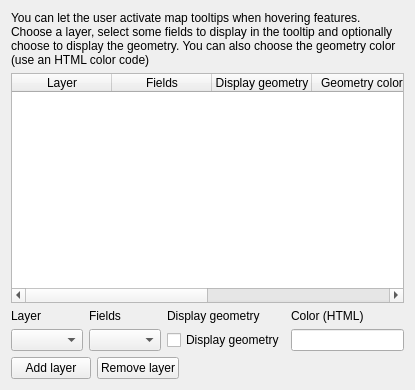
             <widget class="QWidget" name="scrollAreaWidgetContents_8">
              <property name="geometry">
               <rect>
                <x>0</x>
                <y>0</y>
                <width>415</width>
                <height>390</height>
               </rect>
              </property>
              <layout class="QVBoxLayout" name="verticalLayout_27">
               <item>
                <widget class="QLabel" name="label_2">
                 <property name="styleSheet">
                  <string notr="true"/>
                 </property>
                 <property name="text">
                  <string>You can let the user activate map tooltips when hovering features. Choose a layer, select some fields to display in the tooltip and optionally choose to display the geometry. You can also choose the geometry color (use an HTML color code)</string>
                 </property>
                 <property name="wordWrap">
                  <bool>true</bool>
                 </property>
                </widget>
               </item>
               <item>
                <widget class="QTableWidget" name="twTooltipLayerList">
                 <property name="editTriggers">
                  <set>QAbstractItemView::NoEditTriggers</set>
                 </property>
                 <column>
                  <property name="text">
                   <string>Layer</string>
                  </property>
                 </column>
                 <column>
                  <property name="text">
                   <string>Fields</string>
                  </property>
                 </column>
                 <column>
                  <property name="text">
                   <string>Display geometry</string>
                  </property>
                 </column>
                 <column>
                  <property name="text">
                   <string>Geometry color</string>
                  </property>
                 </column>
                 <column>
                  <property name="text">
                   <string>Layer id</string>
                  </property>
                 </column>
                 <column>
                  <property name="text">
                   <string>order</string>
                  </property>
                 </column>
                </widget>
               </item>
               <item>
                <layout class="QGridLayout" name="gridLayout_7">
                 <item row="0" column="0">
                  <widget class="QLabel" name="label_3">
                   <property name="styleSheet">
                    <string notr="true"/>
                   </property>
                   <property name="text">
                    <string>Layer</string>
                   </property>
                  </widget>
                 </item>
                 <item row="1" column="0">
                  <widget class="QgsMapLayerComboBox" name="liTooltipLayer">
                   <property name="styleSheet">
                    <string notr="true"/>
                   </property>
                  </widget>
                 </item>
                 <item row="0" column="3">
                  <widget class="QLabel" name="label_6">
                   <property name="styleSheet">
                    <string notr="true"/>
                   </property>
                   <property name="text">
                    <string>Color (HTML)</string>
                   </property>
                  </widget>
                 </item>
                 <item row="1" column="2">
                  <widget class="QCheckBox" name="cbTooltipLayerDisplayGeom">
                   <property name="styleSheet">
                    <string notr="true"/>
                   </property>
                   <property name="text">
                    <string>Display geometry</string>
                   </property>
                  </widget>
                 </item>
                 <item row="1" column="3">
                  <widget class="QLineEdit" name="inTooltipLayerColorGeom">
                   <property name="styleSheet">
                    <string notr="true"/>
                   </property>
                  </widget>
                 </item>
                 <item row="0" column="1">
                  <widget class="QLabel" name="label_4">
                   <property name="styleSheet">
                    <string notr="true"/>
                   </property>
                   <property name="text">
                    <string>Fields</string>
                   </property>
                  </widget>
                 </item>
                 <item row="0" column="2">
                  <widget class="QLabel" name="label_5">
                   <property name="styleSheet">
                    <string notr="true"/>
                   </property>
                   <property name="text">
                    <string>Display geometry</string>
                   </property>
                  </widget>
                 </item>
                 <item row="1" column="1">
                  <widget class="QComboBox" name="inTooltipLayerFields"/>
                 </item>
                </layout>
               </item>
               <item>
                <layout class="QHBoxLayout" name="horizontalLayout">
                 <item>
                  <widget class="QPushButton" name="btTooltipLayerAdd">
                   <property name="text">
                    <string>Add layer</string>
                   </property>
                  </widget>
                 </item>
                 <item>
                  <widget class="QPushButton" name="btTooltipLayerDel">
                   <property name="text">
                    <string>Remove layer</string>
                   </property>
                  </widget>
                 </item>
                 <item>
                  <spacer name="horizontalSpacer_14">
                   <property name="orientation">
                    <enum>Qt::Horizontal</enum>
                   </property>
                   <property name="sizeHint" stdset="0">
                    <size>
                     <width>40</width>
                     <height>20</height>
                    </size>
                   </property>
                  </spacer>
                 </item>
                </layout>
               </item>
              </layout>
             </widget>
